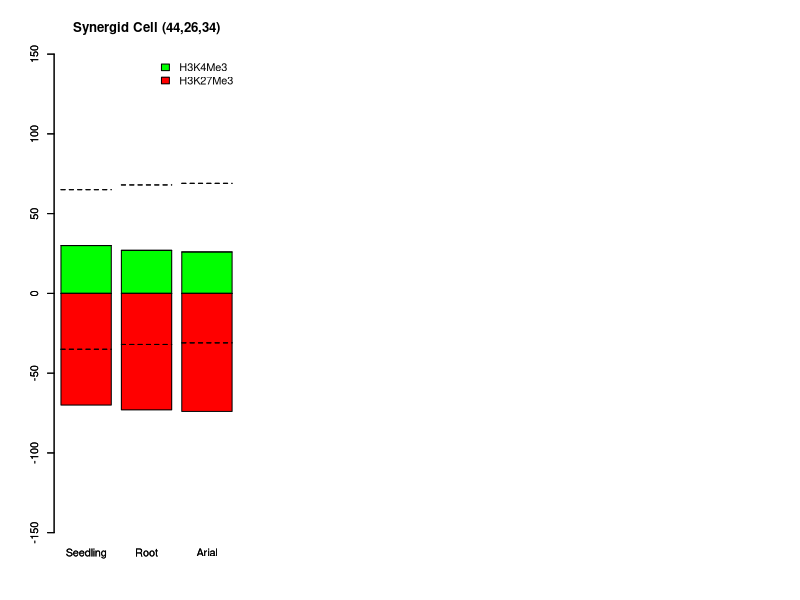

This chart was generated by the following R code:
### Bar plot upward Downward
par(mfrow=c(1,3))
### CC
data<-matrix(c(46,-54,26,-74,23,-77),ncol=3)
### EC
data<-matrix(c(58,-42,56,-44,62,-38),ncol=3)
### SC
data<-matrix(c(30,-70,27,-73,26,-74),ncol=3)

colnames(data)=c("Seedling","Root","Arial")
data1 <- data2 <- data
data1[data1<0] <- 0
data2[data2>0] <- 0
barplot(data1,ylim=c(-150,150),col="green",width=1, main ="Synergid Cell (44,26,34)")
barplot(data2,add=TRUE,ylim=c(-100,100),col="red",width=1)
legend(2,150,  fill= c("green","red"), c("H3K4Me3", "H3K27Me3"), bty = "n"  );
#

### BG line plotting

### Seedling
segments(0.2,65,1.2,65,lwd=1,lty=2)
segments(0.2,-35,1.2,-35,lwd=1,lty=2)
segments(0.2,65,1.2,65,lwd=1,lty=2)
segments(0.2,-35,1.2,-35,lwd=1,lty=2)

### Root
segments(1.4,68,2.4,68,lwd=1,lty=2)
segments(1.4,-32,2.4,-32,lwd=1,lty=2)
segments(1.4,68,2.4,68,lwd=1,lty=2)
segments(1.4,-32,2.4,-32,lwd=1,lty=2)

### Aerial
segments(2.6,69,3.6,69,lwd=1,lty=2)
segments(2.6,-31,3.6,-31,lwd=1,lty=2)
segments(2.6,69,3.6,69,lwd=1,lty=2)
segments(2.6,-31,3.6,-31,lwd=1,lty=2)
